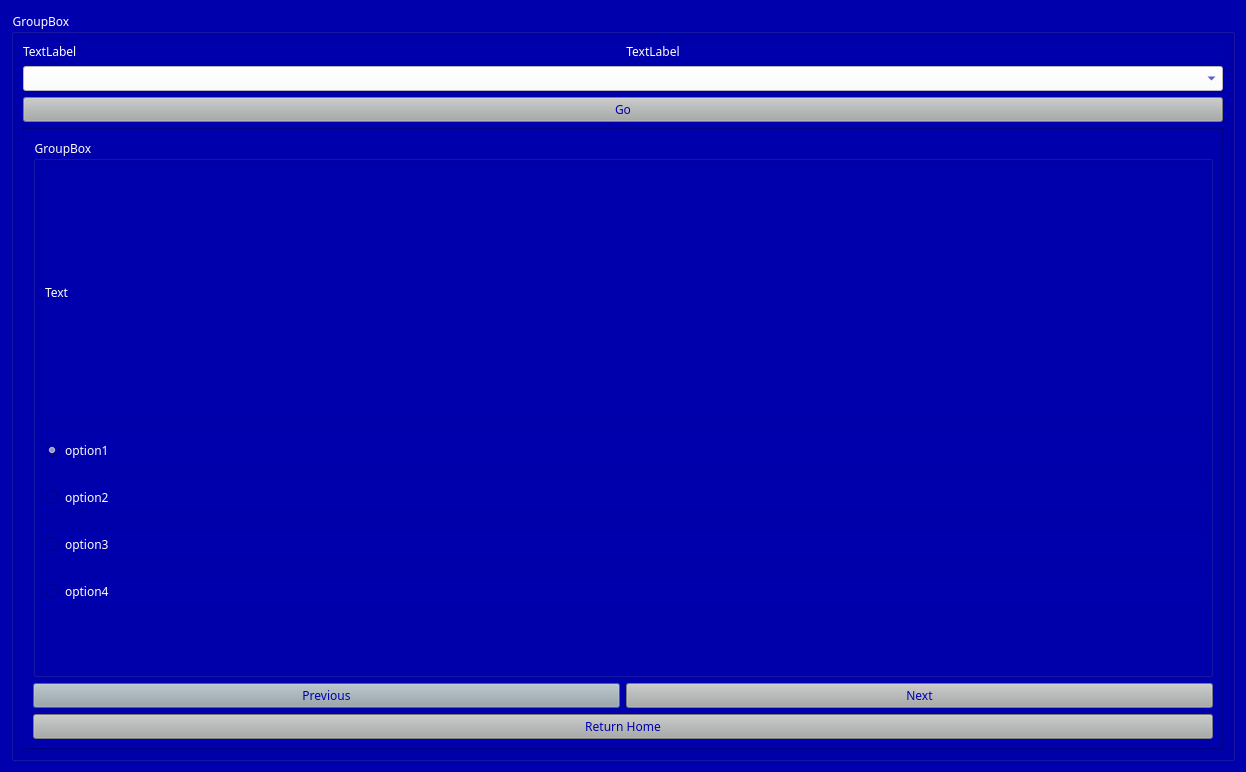
<?xml version="1.0" encoding="UTF-8"?>
<ui version="4.0">
 <class>class9</class>
 <widget class="QDialog" name="class9">
  <property name="geometry">
   <rect>
    <x>0</x>
    <y>0</y>
    <width>1246</width>
    <height>772</height>
   </rect>
  </property>
  <property name="windowTitle">
   <string>Dialog</string>
  </property>
  <property name="styleSheet">
   <string notr="true">*{
	background-color: rgb(0, 0, 173);
font-family:AcPlus IBM CGA;
color:#fff;
}
QLineEdit
{	
color:#0000ad;
	background-color: rgb(255, 255, 255);
}
QComboBox
{
color:#0000ad;
	background-color: rgb(255, 255, 255);
}
QPushButton
{
	
	background-color: rgb(167, 171, 170);
	color:#0000ad;
}
</string>
  </property>
  <layout class="QGridLayout" name="gridLayout_2">
   <item row="0" column="0">
    <widget class="QGroupBox" name="groupBox">
     <property name="title">
      <string>GroupBox</string>
     </property>
     <layout class="QGridLayout" name="gridLayout_3">
      <item row="3" column="0">
       <widget class="QScrollArea" name="scrollArea">
        <property name="widgetResizable">
         <bool>true</bool>
        </property>
        <widget class="QWidget" name="scrollAreaWidgetContents">
         <property name="geometry">
          <rect>
           <x>0</x>
           <y>0</y>
           <width>1198</width>
           <height>622</height>
          </rect>
         </property>
         <layout class="QGridLayout" name="gridLayout">
          <item row="2" column="0">
           <layout class="QHBoxLayout" name="horizontalLayout_2">
            <item>
             <widget class="QPushButton" name="prevButton">
              <property name="text">
               <string>Previous</string>
              </property>
             </widget>
            </item>
            <item>
             <widget class="QPushButton" name="nextButton">
              <property name="text">
               <string>Next</string>
              </property>
             </widget>
            </item>
           </layout>
          </item>
          <item row="0" column="0">
           <widget class="QGroupBox" name="groupBox_2">
            <property name="title">
             <string>GroupBox</string>
            </property>
            <layout class="QVBoxLayout" name="verticalLayout_9">
             <item>
              <widget class="QLabel" name="questionLabel">
               <property name="text">
                <string>Text</string>
               </property>
              </widget>
             </item>
             <item>
              <layout class="QVBoxLayout" name="verticalLayout_3">
               <item>
                <widget class="QRadioButton" name="option1">
                 <property name="text">
                  <string>option1</string>
                 </property>
                 <property name="checked">
                  <bool>true</bool>
                 </property>
                </widget>
               </item>
               <item>
                <widget class="QRadioButton" name="option2">
                 <property name="text">
                  <string>option2</string>
                 </property>
                 <property name="checkable">
                  <bool>true</bool>
                 </property>
                 <property name="checked">
                  <bool>false</bool>
                 </property>
                </widget>
               </item>
               <item>
                <widget class="QRadioButton" name="option3">
                 <property name="text">
                  <string>option3</string>
                 </property>
                </widget>
               </item>
               <item>
                <widget class="QRadioButton" name="option4">
                 <property name="text">
                  <string>option4</string>
                 </property>
                </widget>
               </item>
               <item>
                <spacer name="verticalSpacer">
                 <property name="orientation">
                  <enum>Qt::Vertical</enum>
                 </property>
                 <property name="sizeType">
                  <enum>QSizePolicy::Preferred</enum>
                 </property>
                 <property name="sizeHint" stdset="0">
                  <size>
                   <width>20</width>
                   <height>40</height>
                  </size>
                 </property>
                </spacer>
               </item>
              </layout>
             </item>
            </layout>
           </widget>
          </item>
          <item row="3" column="0">
           <widget class="QPushButton" name="homeButton">
            <property name="text">
             <string>Return Home</string>
            </property>
           </widget>
          </item>
         </layout>
        </widget>
       </widget>
      </item>
      <item row="1" column="0">
       <widget class="QComboBox" name="subject"/>
      </item>
      <item row="0" column="0">
       <layout class="QHBoxLayout" name="horizontalLayout">
        <item>
         <widget class="QLabel" name="logo5">
          <property name="text">
           <string>TextLabel</string>
          </property>
         </widget>
        </item>
        <item>
         <widget class="QLabel" name="label_2">
          <property name="sizePolicy">
           <sizepolicy hsizetype="Expanding" vsizetype="Preferred">
            <horstretch>0</horstretch>
            <verstretch>0</verstretch>
           </sizepolicy>
          </property>
          <property name="text">
           <string>TextLabel</string>
          </property>
          <property name="alignment">
           <set>Qt::AlignCenter</set>
          </property>
         </widget>
        </item>
       </layout>
      </item>
      <item row="2" column="0">
       <widget class="QPushButton" name="start">
        <property name="text">
         <string>Go</string>
        </property>
       </widget>
      </item>
     </layout>
    </widget>
   </item>
  </layout>
 </widget>
 <resources/>
 <connections/>
</ui>
